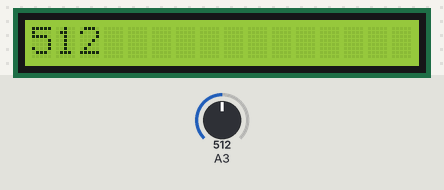
Recording of a sketch running on a simulated Arduino Uno, built with avr-gcc and run on an emulated ATmega328P. Parts: 16×1 character LCD. The inputs (shaded band) are chosen by the test bench; at power-on: A3 = 512. What the sketch prints to the serial monitor is not drawn.

Above: at 1.07 s.
1.3 s: A3 set to 716
At 1.67 s:
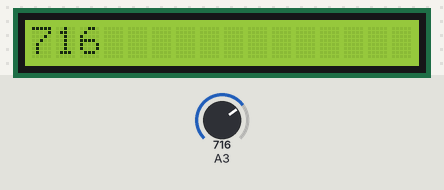
3.0 s: A3 set to 900
At 3.19 s:
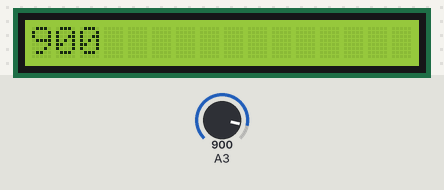
4.5 s: A3 set to 1023
At 4.71 s:
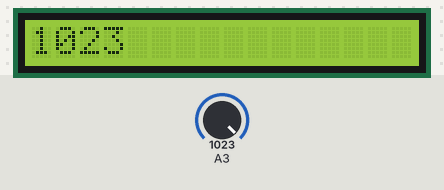

The sketch:

Q11.ino
```cpp
#include <LiquidCrystal.h>
const int LDR = "A3";
int val_LDR = 0;
LiquidCrystal lcd(2,3,4,8,12,13);

void setup() {
lcd.begin(16,1);

Serial.begin(9600);

}

void loop() {
 val_LDR = analogRead(LDR);

lcd.print(val_LDR);
Serial.print(val_LDR);
Serial.print("\n");
 delay(200);
  lcd.clear();
   delay(100);
}
```

Measured:
- after the input at 1.3 s, the display: first differs from a run without the input after 0.28 s (image 1)
- after the input at 3.0 s, the display: changes after 0.09 s (image 2)
- after the input at 4.5 s, the display: first differs from a run without the input after 0.11 s (image 3)
